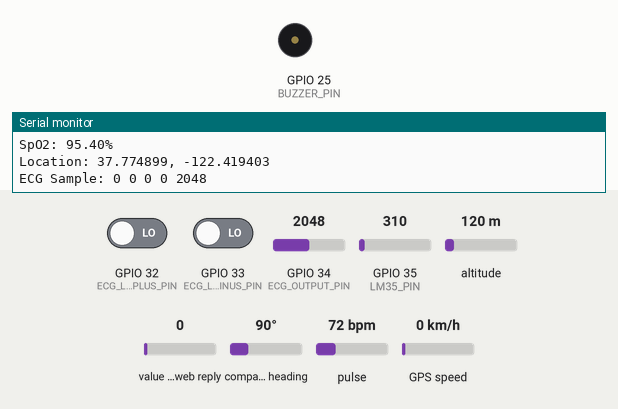
Simulated run of this sketch. Board: ESP32. Parts: buzzer (waves = sounding, pin HIGH), the last lines printed to the serial monitor. The test bench sets the inputs (shaded band); at power-on: value in the web reply 0, GPIO 32 (ECG_LO_PLUS_PIN) LOW, GPIO 33 (ECG_LO_MINUS_PIN) LOW, GPIO 34 (ECG_OUTPUT_PIN) = 2048, GPIO 35 (LM35_PIN) = 310, altitude 120 m, compass heading 90°, pulse 72 bpm, GPS speed 0 km/h. WiFi joins after 1.5 s; servers stay silent unless stated; the GPS gets a fix after 3 s at 37.7749, -122.4194 with 8 satellites; web services answer with replies made up by the test bench.

Above: at 7.7 s.
7.8 s: value in the web reply set to 2
At 12.4 s:
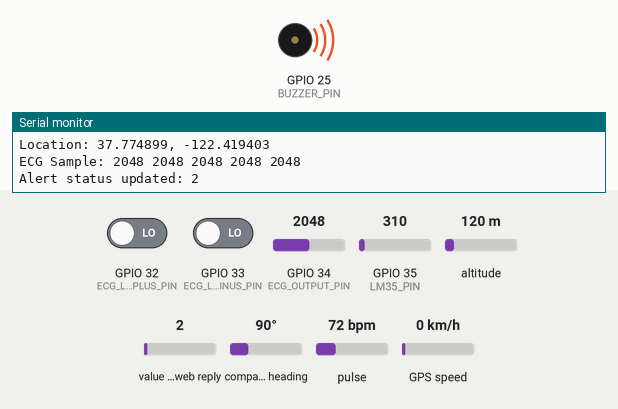
Timing chart, 0 to 13.9 s (numbered marks = the images above; inputs shaded):
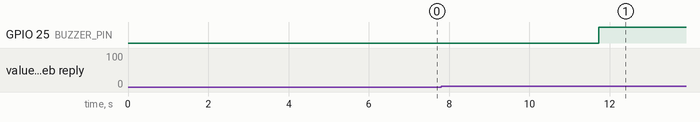

Measured:
- after the input at 7.8 s, GPIO 25 (BUZZER_PIN): LOW → HIGH after 3.9 s

The sketch:

Send_Data_To_Thingspeak.ino
```cpp
#include <WiFi.h>
#include <HTTPClient.h>
#include <Wire.h>
#include <MAX30105.h>
#include <heartRate.h>
#include <spo2_algorithm.h>
#include <TinyGPS++.h>

const char* ssid = "ujjwal-gupta-HP-Pavilion-Gaming-";
const char* password = "12345678";

String readApiKey = "MWFBV98HOZOHTHY4";
String apiKey = "RJ8ZDWY2PBQMPXU5";
const char* thingspeakServer = "api.thingspeak.com";

// =============== SENSOR PINS ===============
// AD8232 ECG Module
const int ECG_OUTPUT_PIN = 34;      // ESP32 ADC pin for ECG output
const int ECG_LO_PLUS_PIN = 32;     // ECG Lead-Off detection LO+
const int ECG_LO_MINUS_PIN = 33;    // ECG Lead-Off detection LO-

// LM35 Temperature Sensor
const int LM35_PIN = 35;  // Changed from DHT22 to LM35

// MAX30102 Sensor
#define MAX_SDA 21
#define MAX_SCL 22

TwoWire MAXWire = TwoWire(1);       // Create TwoWire instance for MAX30102
MAX30105 particleSensor;

//Neo-6M GPS
#define RXD2 16                     // Connect to TX Pin
#define TXD2 17                     // Connect to RX Pin

#define GPS_BAUD 9600

TinyGPSPlus gps;                    // The TinyGPS++ object
HardwareSerial gpsSerial(2);        // Create an instance of the HardwareSerial class for Serial 2

// Active Buzzer
const int BUZZER_PIN = 25;

// =============== TIMING PARAMETERS ===============
unsigned long lastECGCaptureTime = 0;
unsigned long lastSensorReadTime = 0;
unsigned long lastUploadTime = 0;
unsigned long lastAlertCheckTime = 0;
const unsigned long ECG_CAPTURE_INTERVAL = 10;
const unsigned long SENSOR_READ_INTERVAL = 2000;
const unsigned long UPLOAD_INTERVAL = 15000;
const unsigned long ALERT_CHECK_INTERVAL = 5000;

// =============== DATA STORAGE ===============
#define ECG_BUFFER_SIZE 200
int ecgBuffer[ECG_BUFFER_SIZE];
int ecgIndex = 0;
float LM_Val[5] = {0.00};
float bodyTemp = 0;
float heartRate = 0;
float spo2 = 0;
float latitude = 0;
float longitude = 0;
int alertStatus = 0; // 0=normal, 1=moderate, 2=high

// Indes for moving avg
int idx = 0;

// For MAX30102 calculations
uint32_t irBuffer[100];  // IR LED sensor data
uint32_t redBuffer[100]; // Red LED sensor data
int32_t bufferLength;    // Data length
int32_t spo2Value;       // SPO2 value
int8_t validSPO2;        // Indicator to show if the SPO2 calculation is valid
int32_t heartRateValue;  // Heart rate value
int8_t validHeartRate;   // Indicator to show if the heart rate calculation is valid

void setup() {
  Serial.begin(115200);
  delay(5000);
  Wire.begin(21,22);

  // Initialize WiFi
  setupWiFi();

  // Initialize ECG pins
  pinMode(ECG_OUTPUT_PIN, INPUT);
  pinMode(ECG_LO_PLUS_PIN, INPUT);
  pinMode(ECG_LO_MINUS_PIN, INPUT);

  // Initialize LM35 (analog input, no library needed)
  setupLM35();

  // Initialize MAX30102 sensor
  setupMAX30102();

  // Initialize Neo-6M GPS
  gpsSerial.begin(GPS_BAUD, SERIAL_8N1, RXD2, TXD2);     // Start Serial 2 with the defined RX and TX pins and a baud rate of 9600

  // Initialize Buzzer
  pinMode(BUZZER_PIN, OUTPUT);
  digitalWrite(BUZZER_PIN, LOW);

  Serial.println("All sensors initialized. Starting monitoring...");
  Serial.println("Checking Alerts...");
  Serial.println(alertStatus);
}

void loop() {
  unsigned long currentMillis = millis();

  //1. Capture ECG data at high frequency
  if (currentMillis - lastECGCaptureTime >= ECG_CAPTURE_INTERVAL) {
    lastECGCaptureTime = currentMillis;
    captureECG();
  }

  // 2. Read other sensors periodically (less frequently)
  if (currentMillis - lastSensorReadTime >= SENSOR_READ_INTERVAL) {
    lastSensorReadTime = currentMillis;
    readSensors();
  }

  // 3. Upload data to ThingSpeak periodically
  if (currentMillis - lastUploadTime >= UPLOAD_INTERVAL) {
    lastUploadTime = currentMillis;
    uploadToThingSpeak();
  }

  // 4. Check for alerts periodically
  if (currentMillis - lastAlertCheckTime >= ALERT_CHECK_INTERVAL) {
    lastAlertCheckTime = currentMillis;
    checkAlertStatus();
    handleAlert();
  }
}

void setupWiFi() {
  Serial.print("Connecting to WiFi network: ");
  Serial.println(ssid);

  WiFi.begin(ssid, password);

  // Wait for connection
  int attempts = 0;
  while (WiFi.status() != WL_CONNECTED && attempts < 20) {
    delay(500);
    Serial.print(".");
    attempts++;
  }

  if (WiFi.status() == WL_CONNECTED) {
    Serial.println("");
    Serial.println("WiFi connected");
    Serial.print("IP address: ");
    Serial.println(WiFi.localIP());
  } else {
    Serial.println("");
    Serial.println("Failed to connect to WiFi. Will try again later.");
  }
}

void setupLM35(){
  for(int i=0;i<5;i++){
    float val = analogRead(LM35_PIN) * (3.3/4095.0) * 100.0;
    if(val==0)
      i--;
    else LM_Val[i] = val;
  }
}

void setupMAX30102() {
  // Initialize MAX30102 I2C
  MAXWire.begin(MAX_SDA, MAX_SCL);
  if (!particleSensor.begin(MAXWire, I2C_SPEED_FAST)) {
    while (1)  // halt
      Serial.printf("MAX30102 Sensor didn't begin");
  }

  // Sensor settings
  particleSensor.setup();
  particleSensor.setPulseAmplitudeRed(0x1F);
  particleSensor.setPulseAmplitudeIR(0x1F);
}

void captureECG() {
  // Check if leads are attached properly
  if ((digitalRead(ECG_LO_PLUS_PIN) == 1) || (digitalRead(ECG_LO_MINUS_PIN) == 1)) {
    // Leads are not attached
    // Just store zero if we're in the buffer range
    if (ecgIndex < ECG_BUFFER_SIZE) {
      ecgBuffer[ecgIndex++] = 0;
    }
  } else {
    // Leads are attached, read ECG
    int ecgValue = analogRead(ECG_OUTPUT_PIN);

    // Store in buffer if we're in range
    if (ecgIndex < ECG_BUFFER_SIZE) {
      ecgBuffer[ecgIndex++] = ecgValue;
    }
  }

  // ecgBuffer[ecgIndex++] = (random(0, 100));

  // Reset buffer index if full
  if (ecgIndex >= ECG_BUFFER_SIZE) {
    ecgIndex = 0;
  }
}

void readSensors() {
  // Read Body Temperature
  readTemperature();

  // Read MAX30102 heart rate and SpO2
  readPulseOximeter();

  // // Read Neo-6M GPS
  getLocation();

  // // // Display readings on serial monitor
  displayReadings();
}

void readTemperature() {
  float val = analogRead(LM35_PIN) * (3.3/4095) * 100.0;

  bodyTemp = (LM_Val[0] + LM_Val[1] + LM_Val[2] + LM_Val[3] + LM_Val[4] - LM_Val[idx] + val)/5.0;
  LM_Val[idx] = val;
  bodyTemp = bodyTemp * 0.3 + 34.5;
}

void readPulseOximeter() {
  long redValue = particleSensor.getRed();
  long irValue = particleSensor.getIR();

  // Simulated estimates (use proper algorithm in real use)
  heartRate = (redValue % 100) + 60;
  spo2 = 95.0 + ((irValue % 5) * 0.2);
}

void getLocation() {
  unsigned long start = millis();

  while (millis() - start < 1000) {
    while (gpsSerial.available() > 0) {
      gps.encode(gpsSerial.read());
    }
    if (gps.location.isUpdated()) {
      latitude = gps.location.lat();
      longitude = gps.location.lng();
    }
  }
}

void displayReadings() {
  Serial.println("----------------------------");
  Serial.print("Body Temperature: ");
  Serial.print(bodyTemp);
  Serial.println("°C");

  Serial.print("Heart Rate: ");
  Serial.print(heartRate);
  Serial.println(" BPM");

  Serial.print("SpO2: ");
  Serial.print(spo2);
  Serial.println("%");

  Serial.print("Location: ");
  Serial.print(latitude, 6);
  Serial.print(", ");
  Serial.println(longitude, 6);

  Serial.print("ECG Sample: ");
  // Display a few ECG samples
  for (int i = 0; i < 5; i++) {
    int index = (ecgIndex - 5 + i) % ECG_BUFFER_SIZE;
    if (index < 0) index += ECG_BUFFER_SIZE;
    Serial.print(ecgBuffer[index]);
    Serial.print(" ");
  }
  Serial.println();
}

void uploadToThingSpeak() {
  // Check WiFi connection first
  if (WiFi.status() != WL_CONNECTED) {
    Serial.println("WiFi disconnected. Reconnecting...");
    setupWiFi();
    return;
  }

  // Create HTTP client
  HTTPClient http;

  // Prepare URL with data
  String url = "http://api.thingspeak.com/update?api_key=" + apiKey;

  // Add sensor data to fields
  url += "&field1=" + String(bodyTemp);       // Body Temperature
  // url += "&field2=" + String(alertStatus);
  url += "&field3=" + String(heartRate);      // Heart Rate
  url += "&field4=" + String(spo2);           // SpO2
  url += "&field5=" + String(latitude, 6);    // Latitude
  url += "&field6=" + String(longitude, 6);   // Longitude

  // Calculate average ECG for field7
  int ecgSum = 0;
  for (int i = 0; i < ECG_BUFFER_SIZE; i++) {
    ecgSum += ecgBuffer[i];
  }
  float ecgAvg = (float)ecgSum / ECG_BUFFER_SIZE;
  url += "&field7=" + String(ecgAvg);         // Average ECG value

  // Get a sample of ECG values (20 values) for field8 as JSON array
  String ecgSamples = "[";
  for (int i = 0; i < 20; i++) {
    int index = (ecgIndex + i) % ECG_BUFFER_SIZE;
    ecgSamples += String(ecgBuffer[index]);
    if (i < 19) ecgSamples += ",";
  }
  ecgSamples += "]";
  url += "&field8=" + ecgSamples;             // ECG samples as JSON array

  Serial.print("Sending data to ThingSpeak... ");

  // Begin HTTP connection
  http.begin(url);

  // Send GET request
  int httpResponseCode = http.GET();

  if (httpResponseCode > 0) {
    String response = http.getString();
    Serial.println("Success! Response: " + response);
  } else {
    Serial.print("Error code: ");
    Serial.println(httpResponseCode);
  }

  // Close connection
  http.end();
}

void checkAlertStatus() {
  if (WiFi.status() != WL_CONNECTED) {
    Serial.println("WiFi disconnected. Can't check alert status.");
    return;
  }

  HTTPClient http;
  String url = "http://" + String(thingspeakServer) + "/channels/2895763/fields/2/last.txt?api_key=" + readApiKey;

  http.begin(url);
  int httpCode = http.GET();

  if (httpCode == HTTP_CODE_OK) {
    String payload = http.getString(); // Get the raw response
    payload.trim();                   // Trim whitespace in-place
    alertStatus = payload.toInt();    // Convert to integer
    Serial.println("Alert status updated: " + String(alertStatus));
  } else {
    Serial.println("Error checking alert status. HTTP code: " + String(httpCode));
  }
  http.end();
}

void handleAlert() {
  switch(alertStatus) {
    case 0: // Normal
      digitalWrite(BUZZER_PIN, LOW);
      break;

    default:
      digitalWrite(BUZZER_PIN, HIGH);
      break;
  }
}
```
